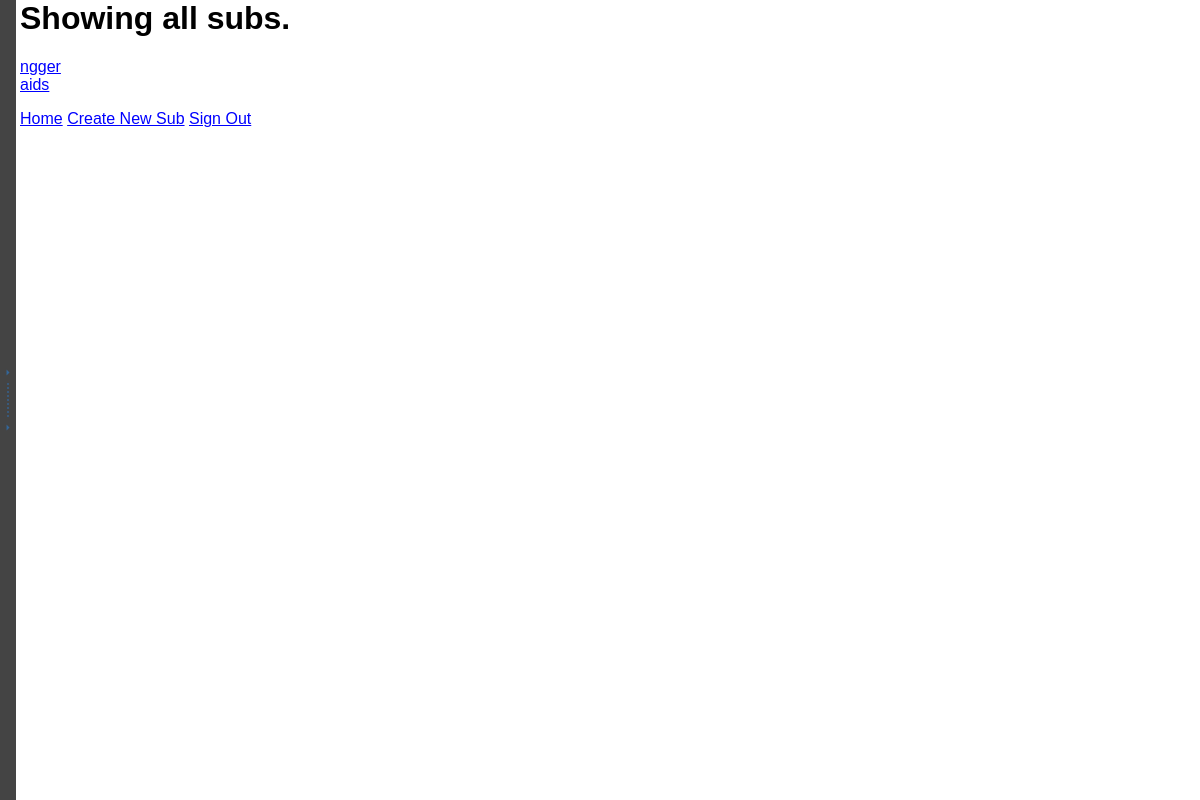
The app's page /subs.php, older data.
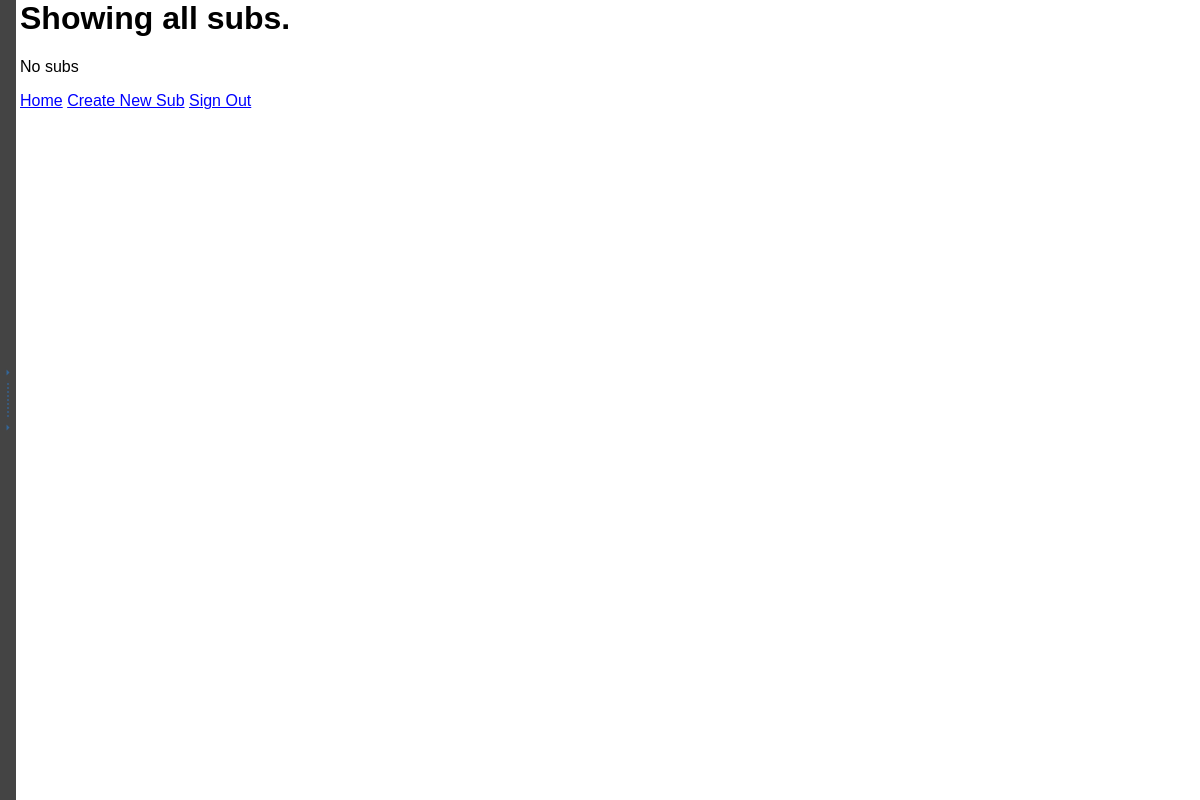
The same page, newer data.
### tables this page shows
CREATE TABLE `subs` (
  `sub_id` bigint(20) NOT NULL,
  `sub_name` varchar(50) NOT NULL,
  `sub_owner` varchar(50) NOT NULL
);

### subs.php (the view, shortened to what this page needs)
<?php
require_once "config.php";
$sql = "SELECT sub_name FROM subs;";
$result = mysqli_query($link, $sql);
?>
<html lang="en">
<head>
    <link rel="stylesheet" href="forum.css">
</head>
<body>
    <div id="main">
        <button class="openbtn" id="openbtn" onclick="toggleNav()"></button>
        <div id="content">
            <h1>Showing all subs.</h1>
            <ul class="sublist">
                <?php
                if (mysqli_num_rows($result) > 0) {
                    while($row = mysqli_fetch_assoc($result)) {
                        echo ("<li class=\"subitem\"><a href=./sub/".$row["sub_name"].">".$row["sub_name"]."</a></li>");
                    }
                } else {
                echo "No subs";
                }
                ?>
            </ul>
            <div>
                <a href="forum.php" class="btn btn-primary">Home</a>
                <a href="createsub.php">Create New Sub</a>
                <a href="logout.php" class="btn btn-danger">Sign Out</a>
            </div>
        </div>
    </div>
</body>
</html>

### forum.css (style rules this page uses)
body { font-family: 'Arial', sans-serif; background-color: #FFF; color: #000; text-align: left; font: 14px; margin-top: 0px; text-decoration: none; list-style: none; }
a { color: blue; }
.openbtn { cursor: pointer; background-image: url("./images/grippy.png"); background-color: #333; background-repeat: no-repeat; background-position: center; color: white; height: 100%; left: 0; top: 0; padding: 10px 8px; position: fixed; border: none; transition: left .5s; }
#main { transition: margin-left .5s; padding-left: 12px; }
.sublist { list-style-type: none; margin: 0; padding: 0; overflow: hidden; }
.subitem { display: block; color: white; padding: 0px; text-decoration: none; }

Row changes from the older to the newer data that the page shows:
removed subs: sub_name "ngger"
removed subs: sub_name "aids"
Text that changed along with them:
text now shown: "No subs"
